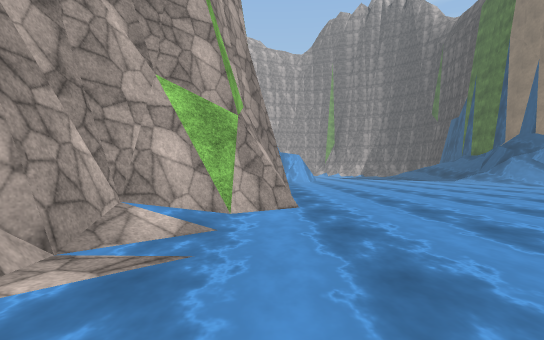
View 1 (above)

16 first-person views from a walk through a Unity game level. The camera is 1.2 m above the floor, looks level and sees 80° across. The floor is counted in squares, 2 m on a side. Each view is taken from the middle of a square. On the plan, view 1 faces up. The plan holds only what a view shows up to about 10 squares ahead; the rest is blank. The place goes on beyond the plan. Surface patterns are stand-ins for the level's own textures.

View 2
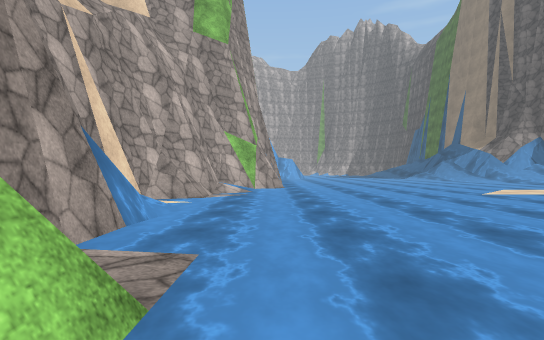

View 3
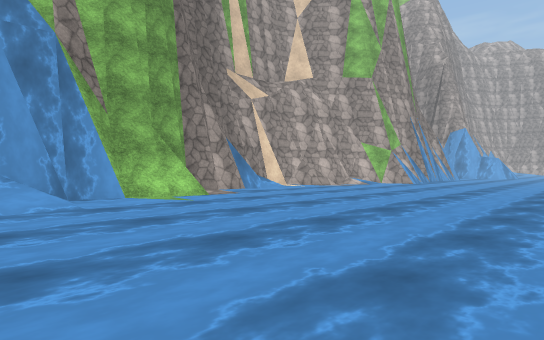

View 4
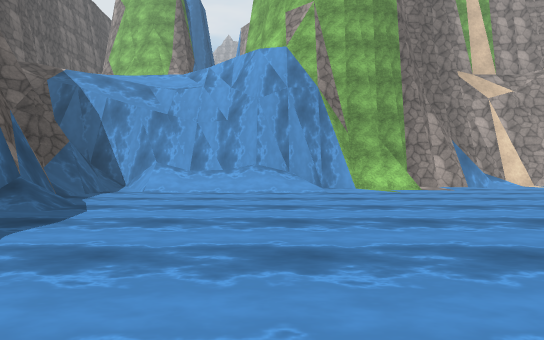

View 5
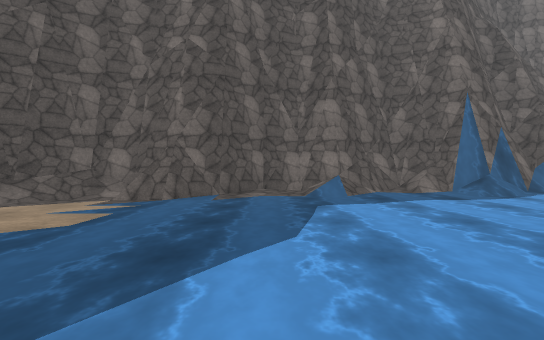

View 6
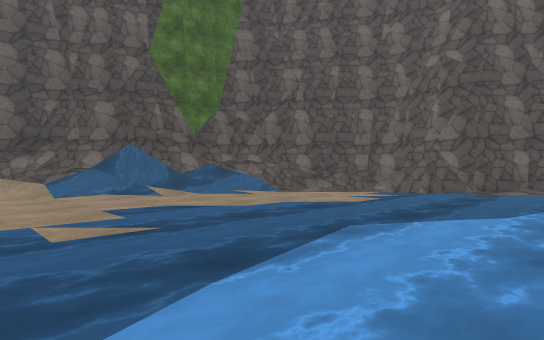

View 7
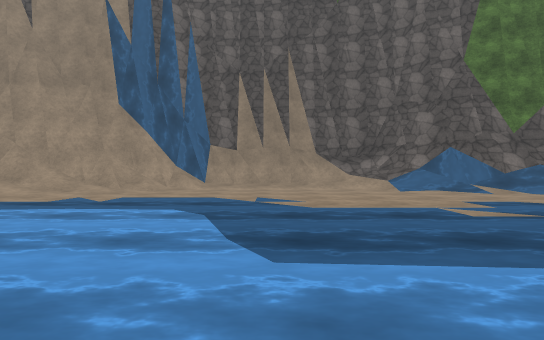

View 8
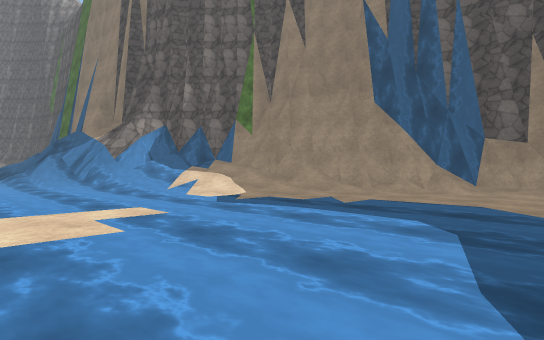

View 9
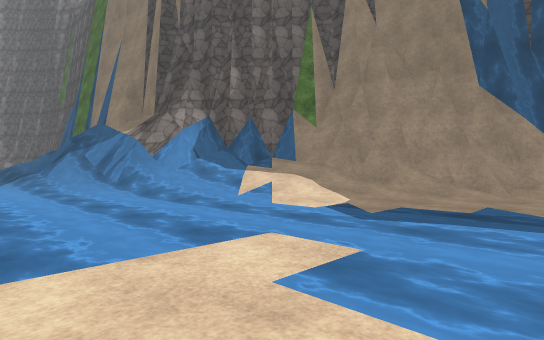

View 10
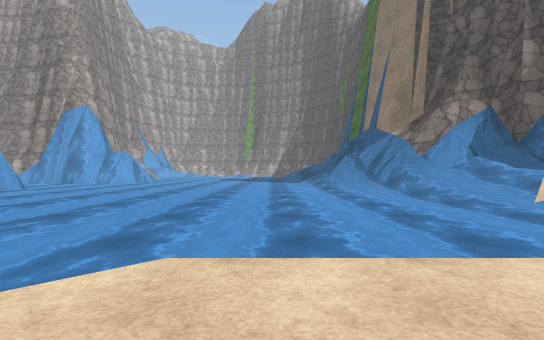

View 11
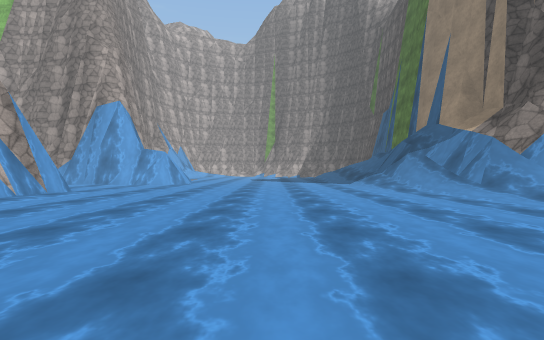

View 12
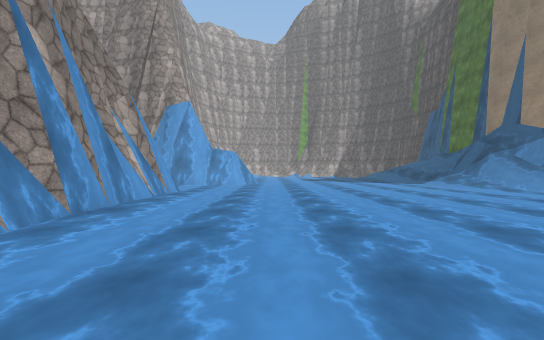

View 13
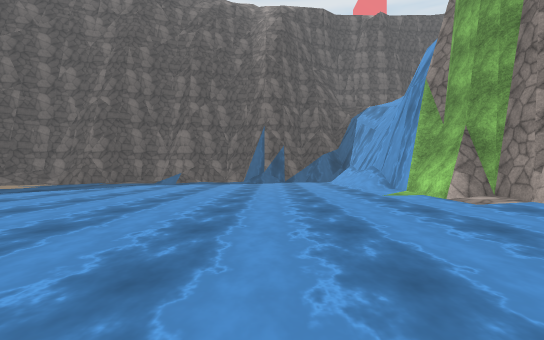

View 14
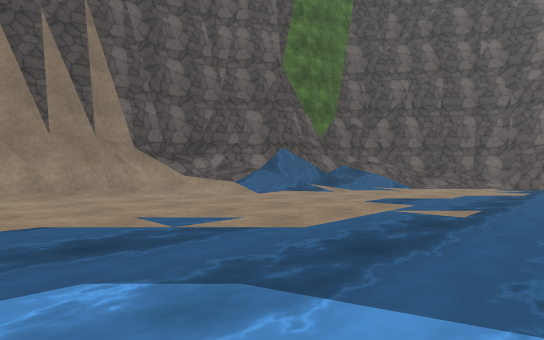

View 15
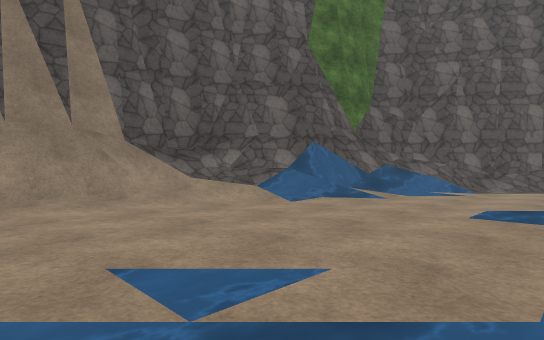

View 16
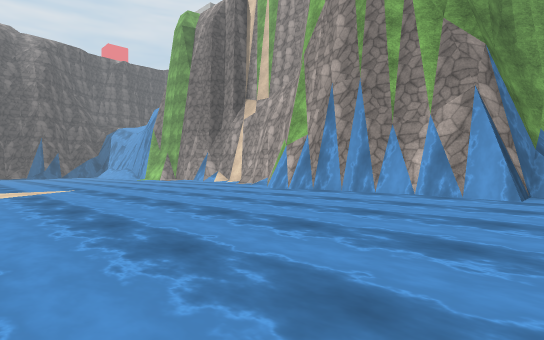

### Floor plan
Key: @ floor where view 1 was taken; # wall or solid block; . floor; / step, stairs or slope; = window, fence, low wall or low ledge.
Columns run from 3 left of view 1 to 19 right of it. Each row starts with its distance up from view 1.
 13     .........//##
 12   ##.........//##
 11    #..........//##
 10    #..........///##
  9    #...........///##
  8    #...........///##
  7    #...........///=#
  6    #............///##
  5   ##.............//##
  4  ##.............../=##
  3  #/................/##
  2  #................../#
  1 ##...................#
  0 #..@.....  ..........#
 -1  /...................##
 -2  #...................##
 -3  #..................//#
 -4  #..................//#
 -5  ##................//##
 -6   #................/##
 -7   #................##
 -8   #/............../##
 -9   #/............../#
-10   #/.............//#
-11   #/............./##
-12   #/..........##/##
-13   #/..//..///#####
-14   #=####/#####

Positions as (right, up) in squares from view 1, and headings:
1: (0, 0), facing up
2: (0, -6), facing up
3: (6, -9), facing up-left
4: (9, -9), facing left
5: (9, -5), facing down
6: (8, -3), facing down-right
7: (7, -1), facing right
8: (8, -1), facing up-right
9: (8, 2), facing up-right
10: (8, 2), facing up
11: (6, 3), facing up
12: (3, 3), facing up
13: (3, 2), facing down
14: (10, 1), facing down-right
15: (12, 0), facing down-right
16: (8, 13), facing down-left
